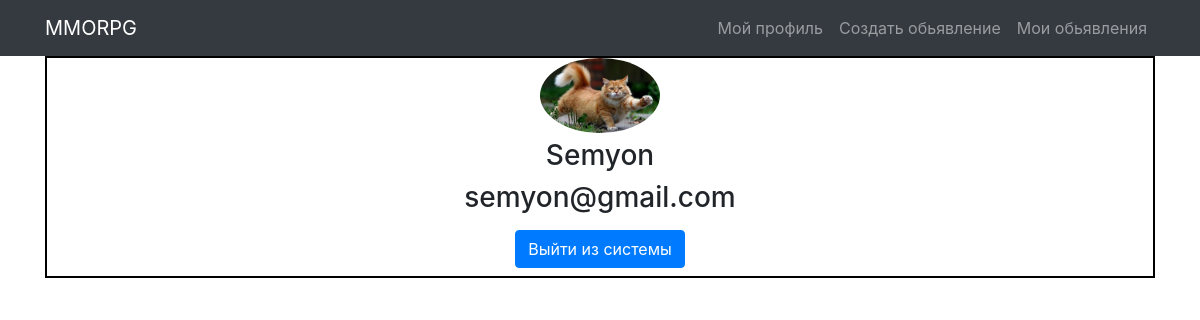
The page /sign/profile/ (signed in) on the database its author committed.
### sign/models.py (models this page shows)
class User(AbstractUser):
    name = models.CharField(max_length=200, default='')
    email = models.EmailField(unique=True)
    bio = models.TextField(null=True, default='')
    avatar = models.ImageField()
    REQUIRED_FIELDS = 'email'
    REQUIRED_FIELDS = []

### sign/views.py (the view)
# urls.py: path('profile/', profilePage, name='profile'),
@login_required
def profilePage(request):
    return render(request,'sign/profile.html', {})

### templates/sign/profile.html
{% extends "head.html" %}
{% block content %}
{% if request.user %}
  <div class="content">
    <div class="profile-info">
      <div class="avatar">
        <img src="{{request.user.avatar.url}}" alt="">
    </div>
      <div class="info">
        <h3>{{request.user.username}}</h3>
        <h3>{{request.user.email}}</h3>
      </div>
    </div>
    <div class="link">
        <a href="{% url 'logout' %}" class="btn btn-primary my-2" >Выйти из системы</a>
    </div>
  </div>
  {% endif %}
{% endblock %}

### static/css/style.css (style rules this page uses)
.content { display: flex; flex-direction: column; border: 2px solid black; }
.avatar { position: relative; display: inline-block; border-radius: 50%; border: 2px solid var(--color-main); width: 120px; }
.avatar img { display: block; border-radius: 50%; object-fit: cover; object-position: center; width: 120px; }

### rows shown on the page
User: user.avatar (picture), user.username "Semyon", user.email "semyon@gmail.com"
